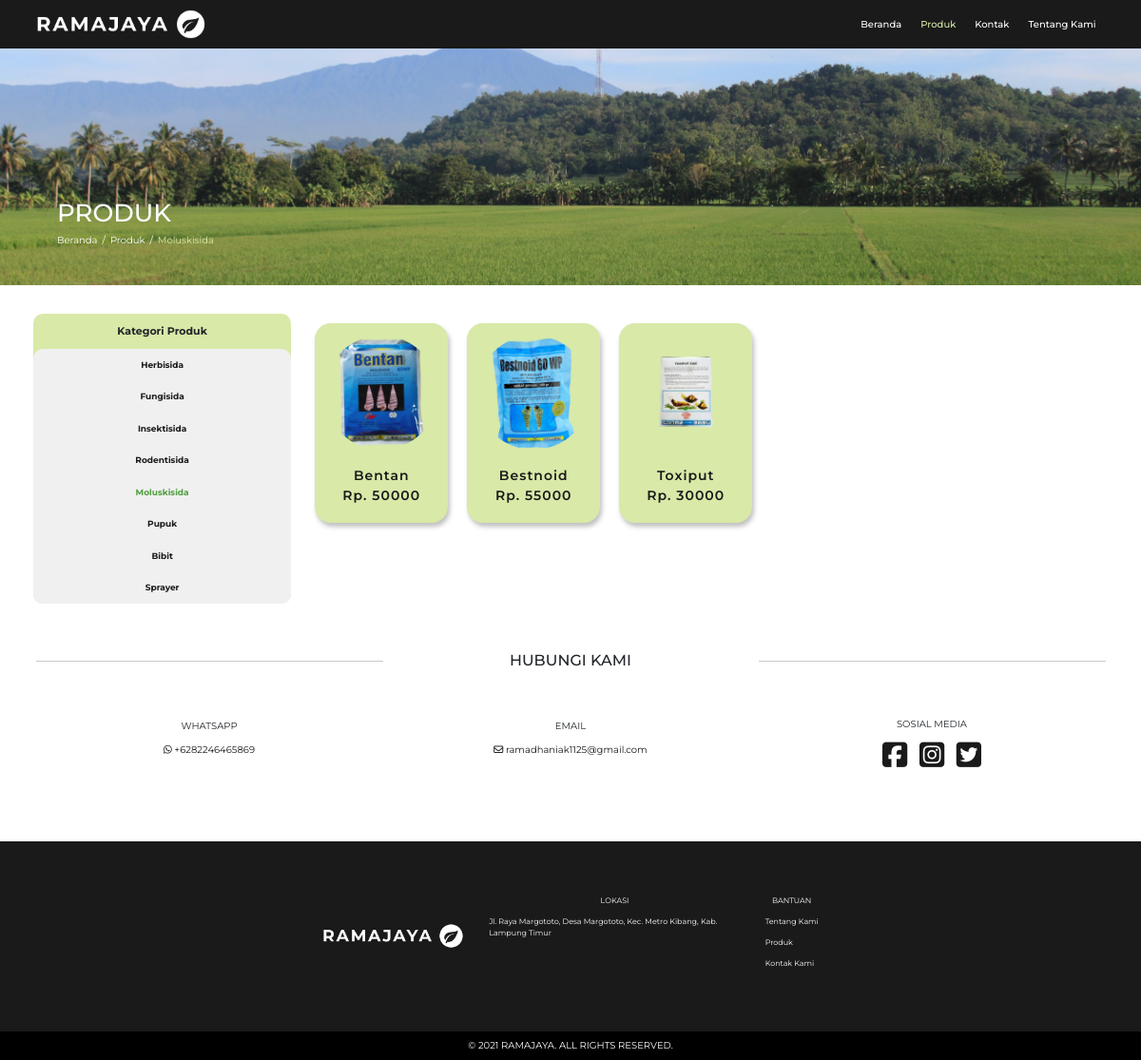
Page /moluskisida.php on the committed database.
### tables this page shows
CREATE TABLE `jenis_barang`  (
  `id` int(11) NOT NULL AUTO_INCREMENT,
  `nama_jenis_brg` varchar(255) NOT NULL,
  `nama_alt` varchar(255) NOT NULL,
  PRIMARY KEY (`id`) USING BTREE
);

CREATE TABLE `barang`  (
  `id` int(11) NOT NULL AUTO_INCREMENT,
  `nama_brg` varchar(255) NOT NULL,
  `harga_brg` int(11) NOT NULL,
  `img_brg` varchar(255) NOT NULL,
  `id_jenis_brg` int(11) NOT NULL,
  PRIMARY KEY (`id`) USING BTREE,
  INDEX `id_jenis_brg`(`id_jenis_brg`) USING BTREE,
  CONSTRAINT `fk_jenis_brg` FOREIGN KEY (`id_jenis_brg`) REFERENCES `jenis_barang` (`id`) ON DELETE RESTRICT ON UPDATE RESTRICT
);

### help/DB.php (called while the page is built)
<?php
  class DB {
    private static function connect() {
        $pdo = new PDO('mysql:host=127.0.0.1;dbname=ramajaya;', 'root', '');
        $pdo->setAttribute(PDO::ATTR_ERRMODE, PDO::ERRMODE_EXCEPTION);
        return $pdo;
    }
    public static function query($query, $params = array()) {
        $statement = self::connect()->prepare($query);
        $statement->execute($params);
        if (explode(' ', $query)[0] == 'SELECT') {
        $data = $statement->fetchAll();
        return $data;
        }
    }
}
?>

### moluskisida.php (the view, shortened to what this page needs)
<?php
include('./help/DB.php');
$d = DB::query('SELECT * FROM barang WHERE id_jenis_brg=5 ORDER BY nama_brg');
$d2 = DB::query('SELECT * FROM jenis_barang');
?>
<!DOCTYPE html>
<html lang="en">
<head>
    <link rel="stylesheet" href="./CSS/bootstrap.css">
    <link rel="stylesheet" href="./CSS/style.css">
</head>
<body>
    <nav class="navbar navbar-expand-md navbar-dark fixed-top">
        <div class="container">
            <a class="navbar-brand" href="./index.php"><img class="RJ-Putih" src="./Assets/RJ-Putih.png" alt=""></a>
            <div class="collapse navbar-collapse justify-content-end" id="navbarNav">
                <ul class="navbar-nav">
                    <li class="nav-item">
                        <a class="nav-link" href="./index.php">Beranda</a>
                    </li>
                    <li class="nav-item">
                        <a class="nav-link active" href="./produk.php">Produk</a>
                    </li>
                    <li class="nav-item">
                        <a class="nav-link" href="./kontak.php">Kontak</a>
                    </li>
                    <li class="nav-item">
                        <a class="nav-link" href="./tentangKami.php">Tentang Kami</a>
                    </li>
                </ul>
            </div>
        </div>
    </nav>
    <header class="hero2">
        <div class="container d-flex justify-content-end flex-column">
            <div class="row">
                <div class="col pb-5 ps-5">
                    <h1>
                        PRODUK
                    </h1>
                    <div>
                        <nav aria-label="breadcrumb">
                            <ol class="breadcrumb">
                              <li class="breadcrumb-item"><a href="./index.php">Beranda</a></li>
                              <li class="breadcrumb-item"><a href="./produk.php">Produk</a></li>
                              <li class="breadcrumb-item active" aria-current="page">Moluskisida</li>
                            </ol>
                          </nav>
                    </div>
                </div>
            </div>
        </div>
    </header>
    <section class="product-content">
        <div class="container">
            <div class="row">
                <div class="col-md-3 d-flex flex-column d-none d-md-block">
                    <div class="category">
                        <div class="category-title">
                            Kategori Produk
                        </div>
                        <ul>
                            <?php foreach ($d2 as $data) { ?>
                                <li><a class="<?php if($data['nama_alt'] == 'moluskisida') { echo 'active';} ?>" href="<?php echo $data['nama_alt'] . '.php'?> "><?php echo $data['nama_jenis_brg'] ?></a></li>
                            <?php } ?>
                        </ul>
                    </div>
                </div>
                <div class="col list-product d-flex flex-wrap justify-content-center justify-content-sm-start">
                    <?php foreach ($d as $data) { ?>
                        <div class="card">
                            <img src="./Assets/barang/<?php echo $data['img_brg']; ?>" alt="">
                            <p>
                                <?php echo $data['nama_brg']; ?>
                                <br>
                                Rp. <?php echo $data['harga_brg']; ?>
                            </p>
                        </div>
                    <?php } ?>
                </div>
            </div>
        </div>
    </section>
    <section class="contact contact2">
        <div class="container">
            <div class="row">
                <div class="col">
                    <div class="row">
                        <div class="col-md-4 d-none d-md-block">
                            <hr>
                        </div>
                        <div class="col-md-4">
                            <h1 class="title-section">
                                HUBUNGI KAMI
                            </h1>
                        </div>
                        <div class="col-md-4 d-none d-md-block">
                            <hr>
                        </div>
                    </div>
                </div>
            </div>
            <div class="row d-flex flex-wrap">
                <div class="col-sm-4 d-flex flex-column justify-content-center align-items-center my-5">
                    <p>WHATSAPP</p>
                    <p><a href="https://api.whatsapp.com/send?phone=6282246465869" target="_blank">
                        <i class="fab fa-whatsapp"></i> +6282246465869
                    </a></p>
                </div>
                <div class="col-sm-4 d-flex flex-column justify-content-center align-items-center my-5">
                    <p>EMAIL</p>
                    <p><a href="mailto:ramadhaniak1125@gmail.com" target="_blank">
                        <i class="far fa-envelope"></i> ramadhaniak1125@gmail.com
                    </a></p>
                </div>
                <div class="col-sm-4 d-flex flex-column justify-content-center align-items-center my-5">
                    <p>SOSIAL MEDIA</p>
                    <div>
                        <a href="">
                            <i class="fab fa-facebook-square fa-3x mx-2"></i>
                        </a>
                        <a href="">
                            <i class="fab fa-instagram-square fa-3x mx-2"></i>
                        </a>
                        <a href="">
                            <i class="fab fa-twitter-square fa-3x mx-2"></i>
                        </a>
                    </div>
                </div>
            </div>
        </div>
    </section>
    <footer>
        <div class="container d-flex align-items-center justify-content-center">
            <div class="row d-flex flex-wrap">
                <div class="col-sm-4 d-flex flex-column justify-content-center align-items-center my-3">
                     <img width="150px" src="./Assets/RJ-Putih.png" alt="">
                </div>
                <div class="col-sm-6 d-flex flex-column justify-content-start align-items-center my-3">
                    <p>LOKASI</p>
                    <div>
                        <p>Jl. Raya Margototo, Desa Margototo, Kec. Metro Kibang, Kab. Lampung Timur</p>
                    </div>
                </div>
                <div class="col-sm-2 d-flex flex-column justify-content-start align-items-center my-3">
                    <p>BANTUAN</p>
                    <div>
                        <p><a href="./tentangKami.php" target="_blank">Tentang Kami</a></p>
                        <p><a href="./produk.php" target="_blank">Produk</a></p>
                        <p><a href="./kontak.php" target="_blank">Kontak Kami</a></p>
                    </div>
                </div>
            </div>
        </div>
        <div class="container-fluid d-flex align-items-center justify-content-center">
            <div class="row">
                <div class="col d-flex align-items-center justify-content-center">
                    <p>
                        © 2021 RAMAJAYA. ALL RIGHTS RESERVED.
                    </p>
                </div>
            </div>
        </div>
    </footer>
</body>
</html>

### CSS/style.css (style rules this page uses)
:root { --primary: #191A19; --secondary: #1E5128; --accent: #4E9F3D; --text: #D8E9A8; --white: #F0F0F0; }
html { box-sizing: border-box; font-size: 62.5%; scroll-behavior: smooth; }
body { padding: 0; margin: 0; font-family: 'Montserrat', sans-serif; }
h1 { font-size: 2.6rem; }
.RJ-Putih { width: 180px; }
.navbar { background-color: var(--primary); }
a.nav-link { color: white !important; padding: 5px 0 !important; }
a.nav-link.active { color: var(--text) !important; }
.nav-item { margin: 3px 10px; }
.nav-item a { font-size: 10px; font-weight: 500; }
.title-section { text-align: center; font-size: 1.6rem; margin-bottom: 20px; }
.card { background-color: var(--text); width: 140px; height: 210px; display: flex; justify-content: space-evenly; text-align: center; align-items: center; border-radius: 17px; box-shadow: 2px 4px 5px rgba(0,0,0,0.25); margin: 10px; border: none; transition: 0.3s; }
.card img { width: 120px; border-radius: 50%; }
.card p { padding: 5px; margin-bottom: 0; font-weight: 600; color: var(--primary); font-size: 1.4rem; letter-spacing: 1px; }
.contact { background: var(--white); padding-top: 20px; }
.contact .container { min-height: 200px; }
.contact a { text-decoration: none; color: var(--primary); }
footer { background: var(--primary); }
footer .container { min-height: 200px; font-size: 0.8rem; }
footer .container p { color: white; }
footer .container p a { color: white; text-decoration: none; }
footer .container-fluid { min-height: 30px; background: black; }
footer .container-fluid p { color: white; text-align: center; margin: 0; }
.hero2 { background: url('../Assets/BG-Header2.jpg'); background-position: center; background-size: cover; }
.hero2 .container { min-height: 300px; }
.hero2 .container .col { color: white; }
.breadcrumb-item a { color: white; text-decoration: none; }
.breadcrumb-item.active { color: var(--text); }
.breadcrumb-item + .breadcrumb-item::before { color: white; }
.product-content { background: white; min-height: auto; }
.product-content .container { padding: 30px 5px; }
.category { text-align: center; background-color: var(--text); border-radius: 10px; }
.category-title { padding: 10px; font-weight: bold; font-size: 1.1rem; }
.category ul { padding: 0; margin: 0; background-color: var(--white); border-radius: 10px; }
.category li { font-size: 0.9rem; font-weight: bold; padding: 10px; list-style: none; }
.category li a { text-decoration: none; color: var(--primary); }
.category li a.active { color: var(--accent); }
.contact2 { background: white; }

### rows in the picture
jenis_barang: nama_jenis_brg "Herbisida"
jenis_barang: nama_jenis_brg "Fungisida"
jenis_barang: nama_jenis_brg "Insektisida"
jenis_barang: nama_jenis_brg "Rodentisida"
jenis_barang: nama_jenis_brg "Moluskisida"
jenis_barang: nama_jenis_brg "Pupuk"
jenis_barang: nama_jenis_brg "Bibit"
jenis_barang: nama_jenis_brg "Sprayer"
barang: img_brg (picture), nama_brg "Bentan", harga_brg "50000"
barang: img_brg (picture), nama_brg "Bestnoid", harga_brg "55000"
barang: img_brg (picture), nama_brg "Toxiput", harga_brg "30000"
